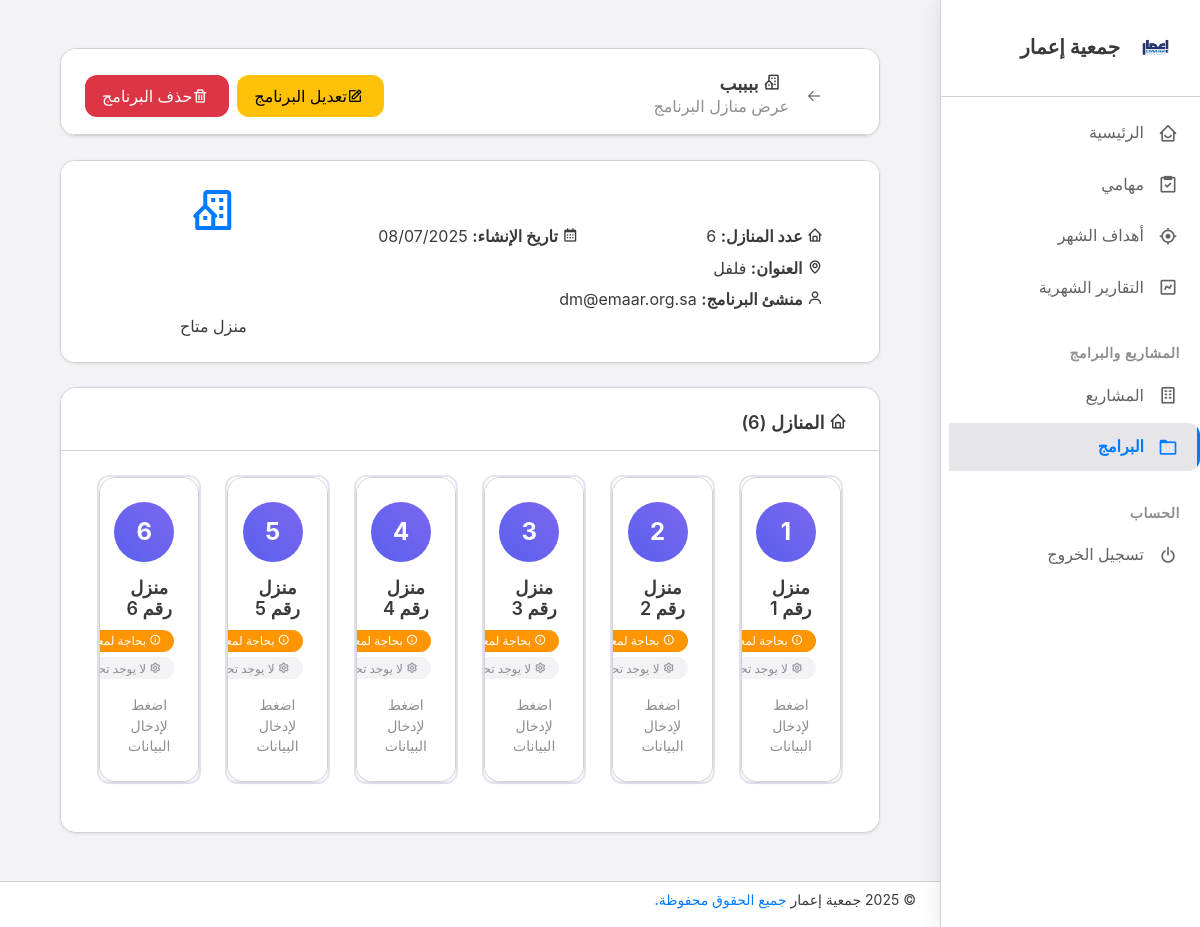
/programs/2/ (signed in), run on the app's committed database.
### programs/models.py (models this page shows, shortened)
class Program(models.Model):
    name = models.CharField(
        max_length=200,
        verbose_name="اسم البرنامج",
        help_text="اسم البرنامج"
    )
    description = models.TextField(
        blank=True,
        verbose_name="وصف البرنامج",
        help_text="وصف تفصيلي للبرنامج"
    )
    number_of_houses = models.PositiveIntegerField(
        verbose_name="عدد المنازل",
        help_text="عدد المنازل في البرنامج",
        validators=[MinValueValidator(1)]
    )
    address = models.TextField(
        verbose_name="العنوان",
        help_text="عنوان البرنامج"
    )
    created_by = models.ForeignKey(
        Employee,
        on_delete=models.CASCADE,
        related_name='created_programs',
        verbose_name="منشئ البرنامج"
    )
    created_at = models.DateTimeField(
        auto_now_add=True,
        verbose_name="تاريخ الإنشاء"
    )
    updated_at = models.DateTimeField(
        auto_now=True,
        verbose_name="تاريخ التحديث"
    )
    class Meta:
        verbose_name = "برنامج"
        verbose_name_plural = "البرامج"
        ordering = ['-created_at']

class House(models.Model):
    program = models.ForeignKey(
        Program,
        on_delete=models.CASCADE,
        related_name='houses',
        verbose_name="البرنامج"
    )
    house_number = models.PositiveIntegerField(
        verbose_name="رقم المنزل",
        help_text="رقم المنزل في البرنامج"
    )
    created_at = models.DateTimeField(
        auto_now_add=True,
        verbose_name="تاريخ الإنشاء"
    )
    class Meta:
        verbose_name = "منزل"
        verbose_name_plural = "المنازل"
        ordering = ['house_number']
        unique_together = ['program', 'house_number']

### employees/models.py (models this page shows, shortened)
class Employee(AbstractUser):
    name = models.CharField(
        max_length=100,
        verbose_name="الاسم الكامل",
        help_text="اسم الموظف الكامل"
    )
    job_title = models.CharField(
        max_length=100,
        verbose_name="المسمى الوظيفي",
        help_text="المسمى الوظيفي للموظف"
    )
    job_number = models.CharField(
        max_length=20,
        unique=True,
        verbose_name="الرقم الوظيفي",
        help_text="الرقم الوظيفي الفريد للموظف"
    )
    email = models.EmailField(
        unique=True,
        verbose_name="البريد الإلكتروني",
        help_text="البريد الإلكتروني الرسمي للموظف"
    )
    mobile_regex = RegexValidator(
        regex=r'^\+?966[0-9]{9}$|^05[0-9]{8}$',
        message="يجب أن يكون رقم الجوال بصيغة صحيحة (مثال: 0501234567 أو +966501234567)"
    )
    mobile_number = models.CharField(
        validators=[mobile_regex],
        max_length=15,
        verbose_name="رقم الجوال",
        help_text="رقم الجوال للموظف"
    )
    SECTION_CHOICES = [
        ('hr', 'الموارد البشرية'),
        ('finance', 'المالية'),
        ('projects', 'المشاريع'),
        ('programs', 'البرامج'),
        ('it', 'تقنية المعلومات'),
        ('admin', 'الإدارة العامة'),
        ('field', 'العمل الميداني'),
        ('media', 'الإعلام والتسويق'),
        ('legal', 'الشؤون القانونية'),
        ('planning', 'التخطيط والمتابعة'),
    ]
    section = models.CharField(
        max_length=20,
        choices=SECTION_CHOICES,
        verbose_name="القسم",
        help_text="القسم الذي يعمل به الموظف"
    )
    is_active_employee = models.BooleanField(
        default=True,
        verbose_name="موظف نشط",
        help_text="هل الموظف نشط حالياً"
    )
    notes = models.TextField(
        blank=True,
        verbose_name="ملاحظات",
        help_text="ملاحظات إضافية عن الموظف"
    )
    created_at = models.DateTimeField(auto_now_add=True)
    updated_at = models.DateTimeField(auto_now=True)
    class Meta:
        verbose_name = "موظف"
        verbose_name_plural = "الموظفين"
        ordering = ['name']

### programs/views.py (the view)
# urls.py: path('<int:pk>/', views.program_detail, name='detail'),
@login_required
def program_detail(request, pk):
    program = get_object_or_404(Program, pk=pk)
    houses = program.houses.all()
    context = {
        'title': f'برنامج: {program.name}',
        'current_page': 'programs',
        'program': program,
        'houses': houses
    }
    return render(request, 'programs/detail.html', context)

### templates/programs/detail.html (shortened to what this page needs)
{% extends 'base.html' %}
{% load static %}
{% block content %}
<div class="container-xxl flex-grow-1 container-p-y">
    <div class="row">
        <div class="col-12">
            <div class="card mb-4">
                <div class="card-header">
                    <div class="d-flex align-items-center justify-content-between">
                        <div class="d-flex align-items-center">
                            <a href="{% url 'programs:index' %}" class="btn btn-outline-secondary me-3">
                                <i class="bx bx-arrow-back"></i>
                            </a>
                            <div>
                                <h4 class="card-title mb-1">
                                    <i class="bx bx-building-house me-2"></i>
                                    {{ program.name }}
                                </h4>
                                <p class="card-subtitle text-muted mb-0">عرض منازل البرنامج</p>
                            </div>
                        </div>
                        <div class="d-flex gap-2">
                            <a href="{% url 'programs:edit' program.pk %}" class="btn btn-warning">
                                <i class="bx bx-edit me-1"></i>
                                تعديل البرنامج
                            </a>
                            <button class="btn btn-danger" onclick="confirmDelete({{ program.pk }}, '{{ program.name }}')">
                                <i class="bx bx-trash me-1"></i>
                                حذف البرنامج
                            </button>
                        </div>
                    </div>
                </div>
            </div>
        </div>
    </div>
    <div class="row mb-4">
        <div class="col-12">
            <div class="card program-info-card">
                <div class="card-body">
                    <div class="row">
                        <div class="col-md-8">
                            <h5 class="text-white mb-3">معلومات البرنامج</h5>
                            <div class="row">
                                <div class="col-md-6 mb-2">
                                    <i class="bx bx-home me-2"></i>
                                    <strong>عدد المنازل:</strong> {{ program.number_of_houses }}
                                </div>
                                <div class="col-md-6 mb-2">
                                    <i class="bx bx-calendar me-2"></i>
                                    <strong>تاريخ الإنشاء:</strong> {{ program.created_at|date:"d/m/Y" }}
                                </div>
                                <div class="col-12 mb-2">
                                    <i class="bx bx-map me-2"></i>
                                    <strong>العنوان:</strong> {{ program.address }}
                                </div>
                                <div class="col-12">
                                    <i class="bx bx-user me-2"></i>
                                    <strong>منشئ البرنامج:</strong> {{ program.created_by.get_full_name|default:program.created_by.username }}
                                </div>
                            </div>
                        </div>
                        <div class="col-md-4 text-center">
                            <div class="d-flex flex-column align-items-center">
                                <div class="avatar avatar-xl mb-3">
                                    <span class="avatar-initial rounded-circle bg-white text-primary">
                                        <i class="bx bx-building-house bx-lg"></i>
                                    </span>
                                </div>
                                <h3 class="text-white mb-0">{{ houses.count }}</h3>
                                <span class="text-white-75">منزل متاح</span>
                            </div>
                        </div>
                    </div>
                </div>
            </div>
        </div>
    </div>
    <div class="row">
        <div class="col-12">
            <div class="card">
                <div class="card-header">
                    <h5 class="card-title mb-0">
                        <i class="bx bx-home me-2"></i>
                        المنازل ({{ houses.count }})
                    </h5>
                </div>
                <div class="card-body">
                    {% if houses %}
                    <div class="row">
                        {% for house in houses %}
                        <div class="col-xl-2 col-lg-3 col-md-4 col-sm-6 mb-4">
                            <div class="house-card" onclick="window.location.href='{% url 'programs:house_detail' program.pk house.pk %}'">
                                <div class="card h-100">
                                    <div class="card-body text-center">
                                        <div class="house-number">
                                            {{ house.house_number }}
                                        </div>
                                        <h6 class="card-title mb-2">منزل رقم {{ house.house_number }}</h6>
                                        <div class="mb-3">
                                            {% if house.general_info %}
                                            <span class="badge bg-success mb-1">
                                                <i class="bx bx-check me-1"></i>
                                                معلومات عامة
                                            </span>
                                            <br>
                                            {% else %}
                                            <span class="badge bg-warning mb-1">
                                                <i class="bx bx-info-circle me-1"></i>
                                                بحاجة لمعلومات
                                            </span>
                                            <br>
                                            {% endif %}
                                            {% if house.room_details.exists %}
                                            <span class="badge bg-info">
                                                <i class="bx bx-cog me-1"></i>
                                                تحليل فني
                                            </span>
                                            {% else %}
                                            <span class="badge bg-light text-muted">
                                                <i class="bx bx-cog me-1"></i>
                                                لا يوجد تحليل
                                            </span>
                                            {% endif %}
                                        </div>
                                        {% if house.general_info %}
                                        <div class="small text-muted">
                                            <div>{{ house.general_info.owner_name|truncatechars:20 }}</div>
                                            <div>{{ house.general_info.bedrooms }} غرف نوم</div>
                                            <div>{{ house.general_info.number_of_residents }} أفراد</div>
                                        </div>
                                        {% else %}
                                        <div class="small text-muted">
                                            اضغط لإدخال البيانات
                                        </div>
                                        {% endif %}
                                    </div>
                                </div>
                            </div>
                        </div>
                        {% endfor %}
                    </div>
                    {% endif %}
                </div>
            </div>
        </div>
    </div>
</div>
{% endblock %}

### data on the page
Program: name "ببببب", number_of_houses "6", created_at "08/07/2025", address "فلفل", created_by.get_full_name "dm@emaar.org.sa"
House: house_number "1", shows "بحاجة…", shows "لا يوجد…"
House: house_number "2", shows "بحاجة…", shows "لا يوجد…"
House: house_number "3", shows "بحاجة…", shows "لا يوجد…"
House: house_number "4", shows "بحاجة…", shows "لا يوجد…"
House: house_number "5", shows "بحاجة…", shows "لا يوجد…"
House: house_number "6", shows "بحاجة…", shows "لا يوجد…"

### other printed values
{{ houses.count }} "6"
